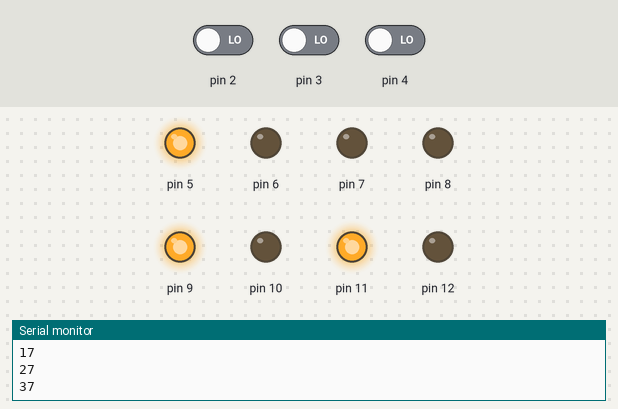
The sketch below on a simulated Arduino Uno, built with avr-gcc and run on an emulated ATmega328P. On the bench: output pins drawn as LEDs (lit = HIGH), the last lines printed to the serial monitor. Inputs (shaded band) come from the test bench; at power-on: pin 4 LOW, pin 2 LOW, pin 3 LOW.

Above: at 5.8 s.
5.9 s: pin 4 driven HIGH
At 6.5 s:
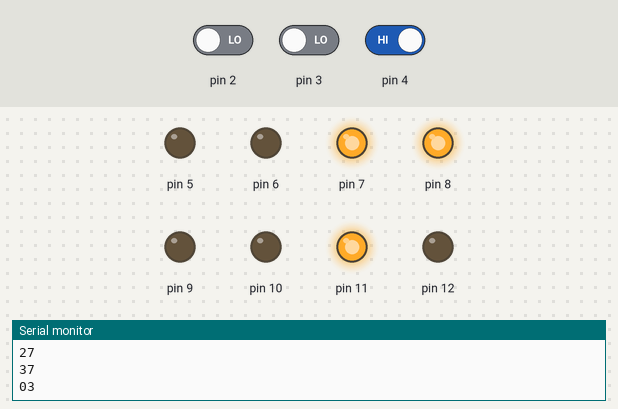
9.9 s: pin 4 driven LOW
At 12.3 s:
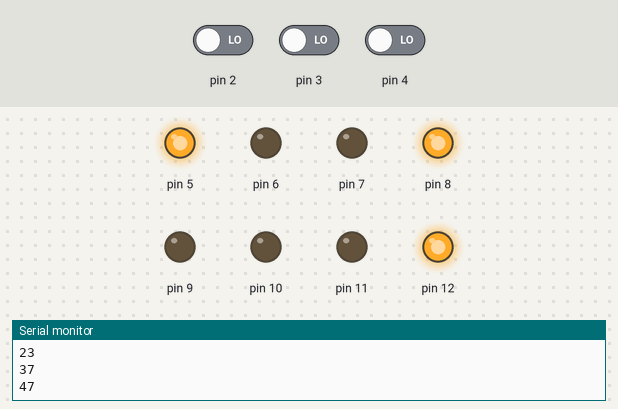
13.5 s: pin 2 driven HIGH
At 16.5 s:
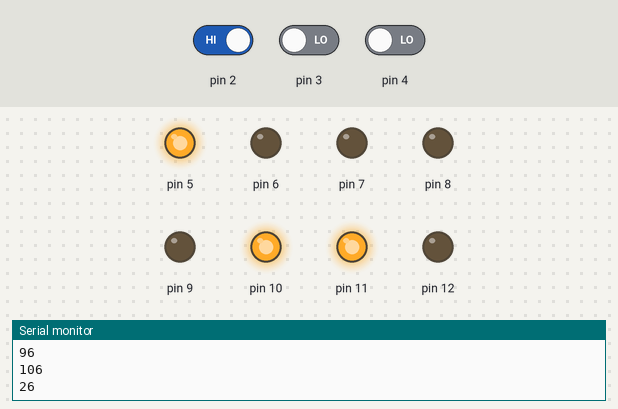
Timing chart, 0 to 20.3 s (numbered marks = the images above; inputs shaded):
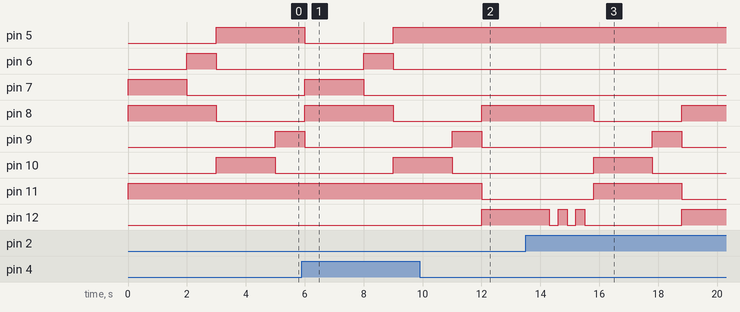

The sketch:

FSM.ino
```cpp
//Pull Up Switch
unsigned char button;
unsigned char state = 0;

typedef struct{
  unsigned char LED;
  unsigned short Time;
  unsigned char Next[8];
} SType;

SType FSM[] = {
  //Botton           0 1 2 3 4 5 6 7            State
  {0b01001100, 2000, {1,0,1,1,1,1,1,1}},         //0 GoW
  {0b01001010, 1000, {2,3,2,2,4,4,4,2}},         //1 WaitW
  {0b01100001, 2000, {3,3,2,3,3,3,3,3}},         //2 GoS
  {0b01010001, 1000, {0,0,1,0,4,4,4,4}},         //3 WaitS
  {0b10001001, 2000, {5,0,2,0,4,5,5,5}},         //4 walk
  {0b10001001, 300, {6,6,6,6,4,6,6,6}},         //5 blink
  {0b00001001, 300, {7,7,7,7,4,7,7,7}},         //6 Unblink
  {0b10001001, 300, {8,8,8,8,4,8,8,8}},         //7 blink
  {0b00001001, 300, {9,9,9,9,4,9,9,9}},         //8 Unblink
  {0b10001001, 300, {10,10,10,4,10,10,10,10}},  //9 blink
  {0b00001001, 300, {0,0,2,0,4,0,2,0}}          //10 Unblink
};

void setup() {
  for(int i=5; i<=12; i++) pinMode(i, OUTPUT);
  Serial.begin(9600);
}

void loop(){

  for(int i=5; i<=12; i++) digitalWrite(i, FSM[state].LED & 0x1<<(i-5));
  delay(FSM[state].Time);

  button = 0;
  for(int i=2; i<=4; i++) button += !digitalRead(i)*0x1<<(i-2);

  state = FSM[state].Next[button];

  Serial.print(state);
  Serial.println(button);
}
```

Measured:
- after the input at 5.9 s, pin 5: HIGH → LOW after 0.10 s instead of 3.9 s; pin 6: LOW → HIGH after 2.1 s, → LOW 1.0 s later; pin 7: LOW → HIGH after 0.10 s instead of 3.9 s; pin 10: LOW → HIGH after 3.1 s; pin 11: stays HIGH (without the input it goes to LOW after 0.10 s)
- after the input at 9.9 s, pin 5: stays HIGH (without the input it goes to LOW after 2.1 s); pin 7: stays LOW (without the input it goes to HIGH after 2.1 s); pin 11: HIGH → LOW after 2.1 s; pin 12: LOW → HIGH after 2.1 s
- after the input at 13.5 s, pin 5: stays HIGH (without the input it goes to LOW after 2.3 s); pin 6: stays LOW (without the input it goes to HIGH after 4.3 s); pin 7: stays LOW (without the input it goes to HIGH after 2.3 s); pin 8: HIGH → LOW after 2.3 s instead of 5.3 s; pin 9: LOW → HIGH after 4.3 s, → LOW 1.0 s later
